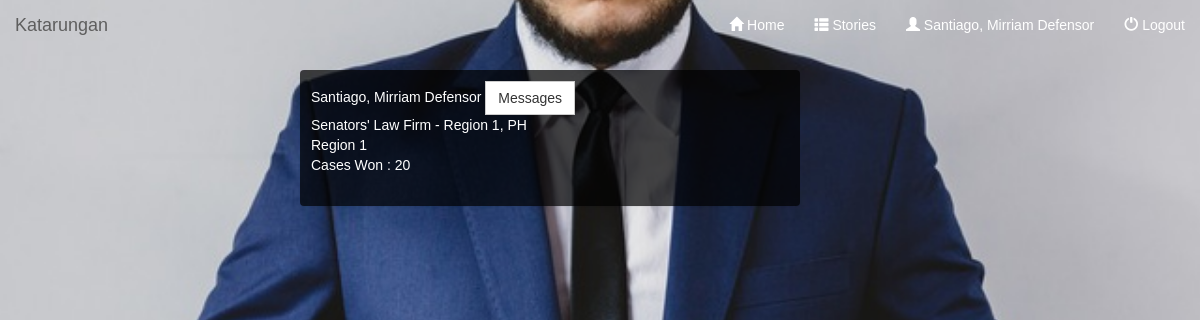
The page /myprofile.php (signed in) on the database as committed earlier.
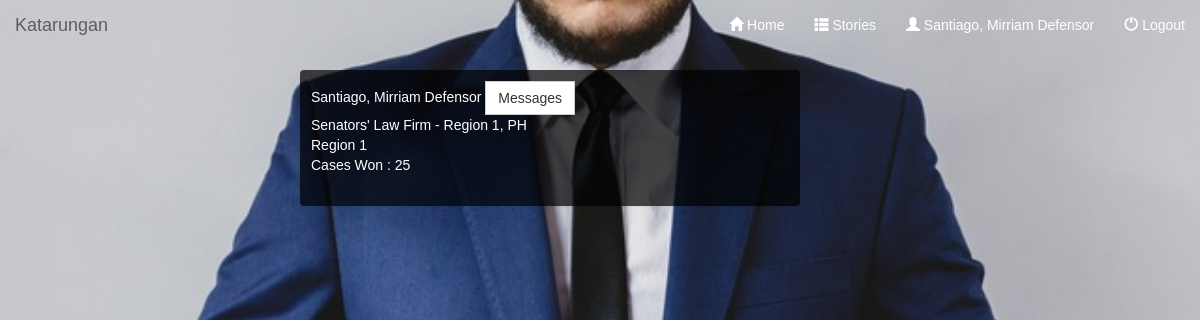
The same page on the database as committed later.
### tables this page shows
CREATE TABLE `tbllawyer` (
  `lawyerID` int(11) NOT NULL,
  `lawyerUsername` varchar(100) NOT NULL,
  `lawyerPassword` varchar(10) NOT NULL,
  `lawyerLastName` varchar(100) NOT NULL,
  `lawyerFirstName` varchar(100) NOT NULL,
  `lawyerMiddleName` varchar(100) NOT NULL,
  `firmAssociatedTo` varchar(1000) NOT NULL,
  `firmAddress` varchar(1000) NOT NULL,
  `specialization` varchar(1000) NOT NULL,
  `locationLawyers` varchar(10000) NOT NULL,
  `casesWon` varchar(1000) NOT NULL,
  `status` varchar(10) NOT NULL
);

### myprofile.php (the view, shortened to what this page needs)
<?php include ('HEADER.php'); ?>
<div class="panel col-md-5 col-md-offset-3">
<?php
$getProfile = mysqli_query($conn, " SELECT * FROM tbllawyer WHERE lawyerID = '$_SESSION[userID]' ");
while($row = mysqli_fetch_assoc($getProfile))
{
?>
	<?php echo $row['lawyerLastName'] .", " .$row['lawyerFirstName'] ." " .$row['lawyerMiddleName']; ?>
	<button class="btn btn-default" onclick="ToggaleMessage();">Messages</button>
	<br>
	<?php echo $row['firmAssociatedTo']; ?> - <?php echo $row['firmAddress']; ?>
	<br>
	<?php echo $row['locationLawyers']; ?>
	<br>
	Cases Won :
	<?php echo $row['casesWon']; ?>
<?php
}
?>
<br><br>
</div>

Rows that differ between the two databases and show on the page:
changed tbllawyer "Santiago": casesWon "20" → "25"
